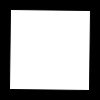
Frame 1 (no input)
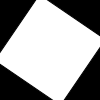
Frame 60 (the mouse pressed at the canvas centre just before this capture)
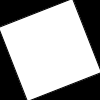
Frame 120 (the mouse held since frame 60 and released just before this capture)

The Processing sketch that drew these frames (run headless with seeded random() and noise(); from frame 60 on, the mouse is pressed at the canvas centre):

// Processing sketch: sketch_211103f
// ── sketch_211103f.pde

void setup () {
  rectMode(CENTER);
}

void draw () {
  background(0);

  translate(width/2,height/2);
  rotate(frameCount/100.0);
  rect(0, 0, 80, 80);
}
